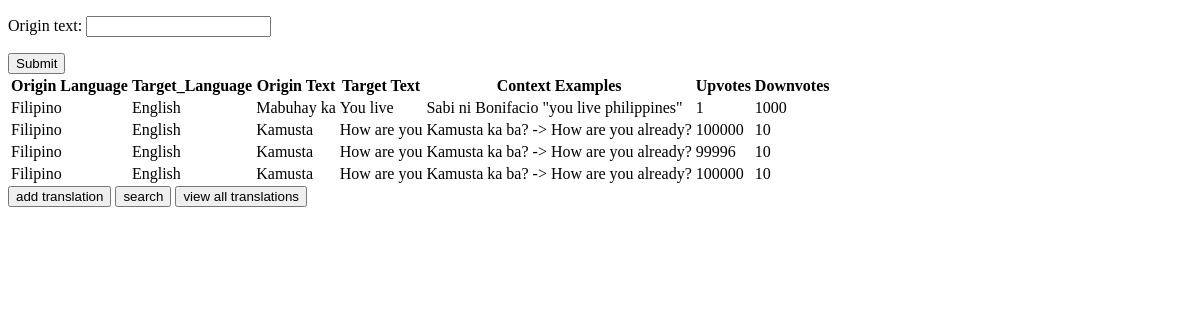
/translation_search/, run on an earlier commit of the app's database.
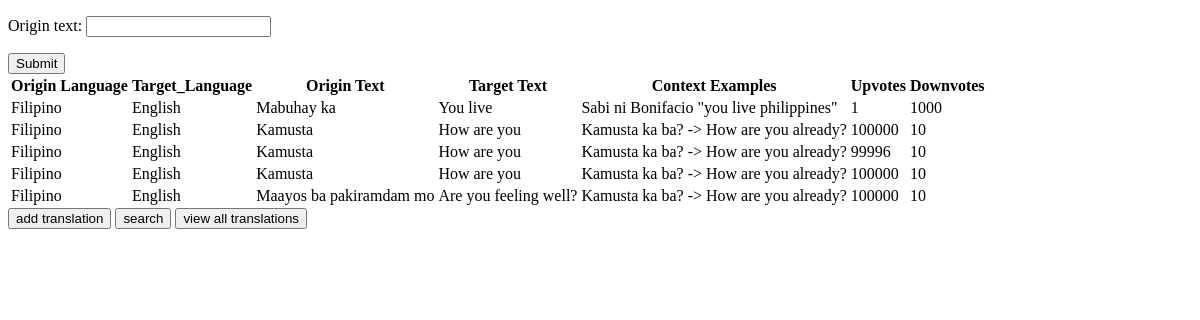
And on a later commit of the database.
### translation/models.py (models this page shows)
class Translation(models.Model):
	origin_language = models. CharField(max_length = 250, default='Filipino')
	target_language = models. CharField(max_length = 250, default='English')
	origin_text = models. CharField(max_length = 250, default='Kamusta')
	target_text = models. CharField(max_length = 250, default='How are you')
	context_examples = models. CharField(max_length = 500, default='Kamusta ka ba? -> How are you already?')
	upvotes = models.IntegerField(default=100000)
	downvotes = models.IntegerField(default=10)

### translation/views.py (the view)
# urls.py: path('translation_search/', TranslationSearch.as_view(), name = 'translation-search'),
class TranslationSearch(FilterView):
    model = Translation
    filterset_class = TranslationFilter
    context_object_name = 'origin_text'
    paginate_by = 50
    template_name = 'translation/search_list.html'

### translation/templates/translation/search_list.html (shortened to what this page needs)
{% extends "base.html" %}
{% block content %}
    <form action="" method="get">
        {{ filter.form.as_p }}
        <input type="submit" />
    </form>
    <table>
      <tr>
        <th>Origin Language</th>
        <th>Target_Language</th>
        <th>Origin Text</th>
        <th>Target Text</th>
        <th>Context Examples</th>
        <th>Upvotes</th>
        <th>Downvotes</th>
      </tr>
    {% for obj in filter.qs %}
        <tr>
        <td> {{ obj.origin_language }} </td>
        <td> {{ obj.target_language }} </td>
        <td> {{ obj.origin_text }} </td>
        <td> {{ obj.target_text }} </td>
        <td> {{ obj.context_examples }} </td>
        <td> {{ obj.upvotes }} </td>
        <td> {{ obj.downvotes }} </td>
        </tr>
    {% endfor %}
    </table>
{% endblock %}

What changed in the data, as far as the page shows it:
added Translation: origin_language "Filipino", target_language "English", origin_text "Maayos ba pakiramdam mo", target_text "Are you feeling well?", context_examples "Kamusta ka ba? -> How are you already?", upvotes "100000", downvotes "10"
